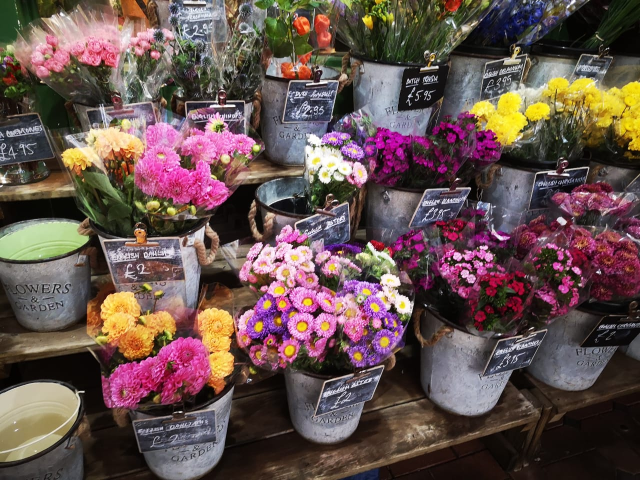
#> input picture Modern Computer Vision PyTorch, TensorFlow 2 Keras & OpenCV 4/Images/flowers.jpeg, 1280 x 960 px, found by its file name (shown at 1/2 size)
$ jupyter execute --allow-errors '1 - OpenCV - Image Operations.ipynb'   (shell and % lines are left out)
#> lines starting #> are read from the running program, lines starting #| are printed output that depends on the picture
# Importing Libraries

[cell 1]
# Import OpenCV before using OpenCV functions
import cv2

[cell 2]
# Check the version of OpenCV that is running
print(cv2.__version__)

[cell 3]
import matplotlib as mpl
import matplotlib.pyplot as plt

[cell 4]
import io, os, reprlib, requests, sys, zipfile

# Configuring Visualization Parameters

[cell 5]
XINHUI = "#7a7374"
XUEBAI = "#fffef9"
YINBAI = "#f1f0ed"
YINHUI = "#918072"

figure_size = (16, 9)

[cell 6]
custom_params = {
    "axes.axisbelow": True,
    "axes.edgecolor": YINBAI,
    "axes.facecolor": XUEBAI,
    "axes.grid": True,
    "axes.labelcolor": XINHUI,
    "axes.spines.right": False,
    "axes.spines.top": False,
    "axes.titlecolor": XINHUI,
    "figure.edgecolor": YINBAI,
    "figure.facecolor": XUEBAI,
    "grid.alpha": 0.8,
    "grid.color": YINBAI,
    "grid.linestyle": "--",
    "grid.linewidth": 1.2,
    "legend.edgecolor": YINHUI,
    "patch.edgecolor": XUEBAI,
    "patch.force_edgecolor": True,
    "text.color": XINHUI,
    "xtick.color": YINHUI,
    "ytick.color": YINHUI,
}

mpl.rcParams.update(custom_params)

# Configuring Other Notebook Parameters

[cell 7]
reprlib_rules = reprlib.Repr()
reprlib_rules.maxother = 250

# Pre-installing Custom Functions

[cell 8]
sys.path.append("../")

[cell 9]
from Modules import *

# Downloading Images

[cell 10]
# Download and unzip the image
if os.path.exists("../Images/") == False:
    request = requests.get(
        "https://moderncomputervision.s3.eu-west-2.amazonaws.com/images.zip"
    )
    zipdata = zipfile.ZipFile(io.BytesIO(request.content))
    zipinfos = zipdata.infolist()
    for zipinfo in zipinfos:
        infos = list(zipinfo.filename.split("/"))
        if infos[0] != "__MACOSX" and infos[-1] != "":
            zipinfo.filename = infos[-1]
            zipdata.extract(zipinfo, "../Images/")

# Practicing in Stages

## Getting Started with OpenCV 4

[cell 11]
# Load the image using `imread` specifying the image path
image = cv2.imread("../Images/flowers.jpeg")
#> image is the input picture: shape (960, 1280, 3); mean B, G, R 78.2, 81.4, 102.4

#> (the rest of this cell did not finish here and is left out)

[cell 12]
# Display the image using Matplotlib
plt.rcParams["figure.figsize"] = (figure_size[0], figure_size[1] / 2)

fig, axs = plt.subplots(1, 2)


axs[0].imshow(image)
axs[0].set_title("Image using OpenCV BGR color space", loc="center", pad=15)

axs[1].imshow(cv2.cvtColor(image, cv2.COLOR_BGR2RGB))
axs[1].set_title("Image using converted RGB color space", loc="center", pad=15)


fig.suptitle(
    "Visual Comparison of OpenCV BGR and Converted RGB Color Spaces",
    fontsize="x-large",
    x=0.5,
    y=0,
)

plt.tight_layout()
plt.show()
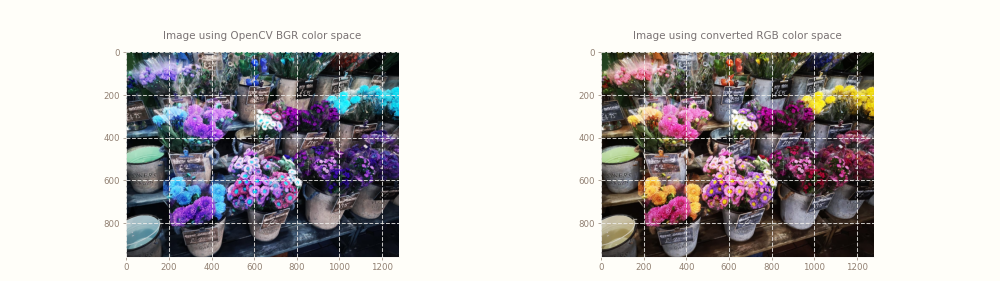
#> figure drawn by matplotlib, 2 panels; B, G, R data is drawn as R, G, B

[cell 13]
# Create a simple function to make displaying images simpler and easier
def imshow(title="", image=None):
#> called with title = 'Image with Gridlines and Ticks'
    plt.imshow(cv2.cvtColor(image, cv2.COLOR_BGR2RGB))
    plt.title(title)


#> (the rest of this cell did not finish here and is left out)

[cell 14]
# Test the display effect with grid lines and ticks
imshow("Image with Gridlines and Ticks", image)
plt.show()

# Test the display effect without grid lines and ticks
imshow("Image without Gridlines and Ticks", image)
plt.box(False)
plt.grid(False)
plt.axis("off")
plt.show()

[cell 15]
# Simply use `imwrite` to specify the filename and image to save
cv2.imwrite("output.jpg", image)

# Save the image as PNG (Portable Network Graphics), which is a lossless bitmap image format
cv2.imwrite("output.png", image)

#> (the rest of this cell did not finish here and is left out)

#> (a cell that did not finish here is left out)

## Grayscaling Images

[cell 17]
def imshow(title="Image", image=None, size=10):
#> called with title = '', size = 5
    w, h = image.shape[0], image.shape[1]
#> w = 960; h = 1280
    aspect_ratio = w / h
#> aspect_ratio = 0.75
    plt.figure(figsize=(size * aspect_ratio, size))
    plt.imshow(cv2.cvtColor(image, cv2.COLOR_BGR2RGB))
    plt.title(title)

    plt.box(False)
    plt.grid(False)
    plt.axis("off")

    plt.show()

[cell 18]
imshow("", image, size=5)

imshow("", image)

[cell 19]
image.shape
#> Out = (960, 1280, 3)


$ run again, with Modern Computer Vision PyTorch, TensorFlow 2 Keras & OpenCV 4/Images/Volleyball.jpeg copied over Modern Computer Vision PyTorch, TensorFlow 2 Keras & OpenCV 4/Images/flowers.jpeg
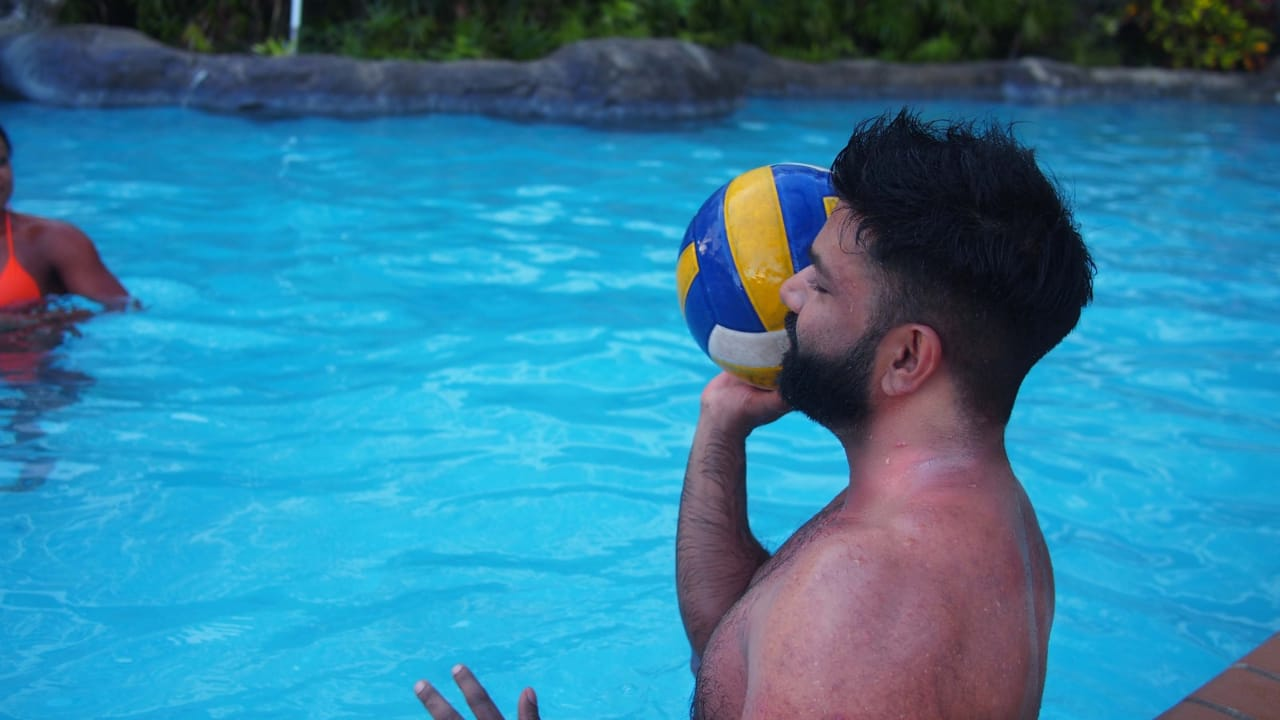
#> input picture Modern Computer Vision PyTorch, TensorFlow 2 Keras & OpenCV 4/Images/Volleyball.jpeg, 1280 x 720 px, found by its file name
#> image is the input picture: shape (720, 1280, 3); mean B, G, R 159.8, 127.4, 49.9
#> `plt.show()`:
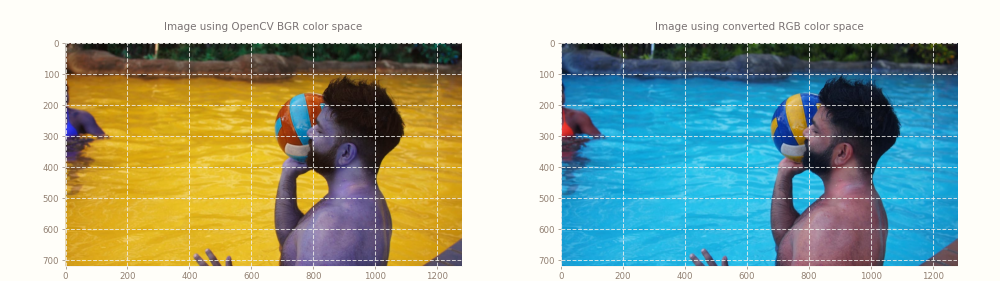
#> figure drawn by matplotlib, 2 panels; B, G, R data is drawn as R, G, B

$ run again, with Modern Computer Vision PyTorch, TensorFlow 2 Keras & OpenCV 4/Images/blacksandbeach.jpeg copied over Modern Computer Vision PyTorch, TensorFlow 2 Keras & OpenCV 4/Images/flowers.jpeg
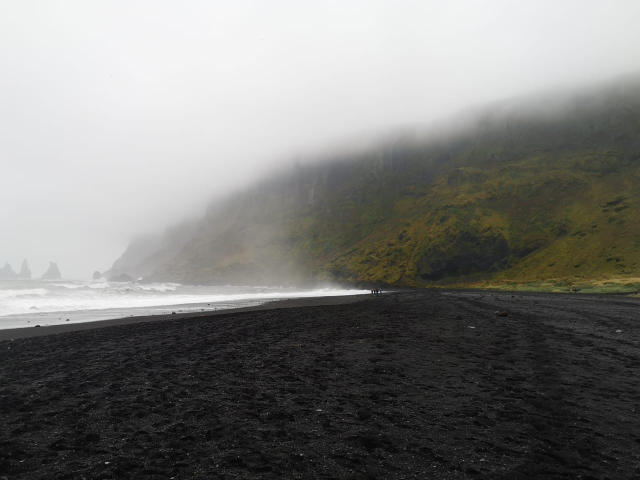
#> input picture Modern Computer Vision PyTorch, TensorFlow 2 Keras & OpenCV 4/Images/blacksandbeach.jpeg, 1280 x 960 px, found by its file name (shown at 1/2 size)
#> image is the input picture: shape (960, 1280, 3); mean B, G, R 121.3, 124, 124.1
#> `plt.show()`:
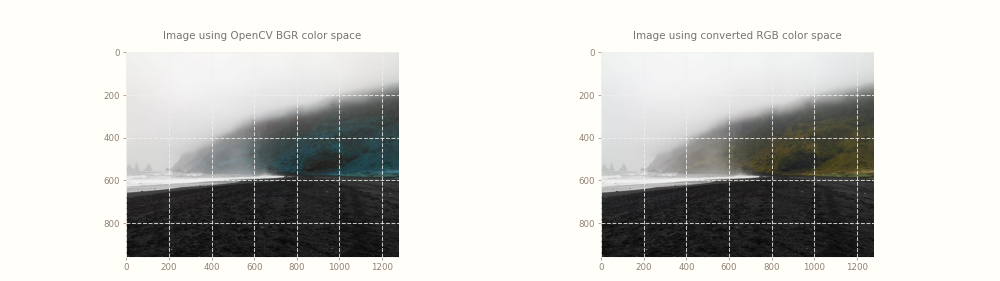
#> figure drawn by matplotlib, 2 panels; B, G, R data is drawn as R, G, B

$ run again, with Modern Computer Vision PyTorch, TensorFlow 2 Keras & OpenCV 4/Images/castara.jpeg copied over Modern Computer Vision PyTorch, TensorFlow 2 Keras & OpenCV 4/Images/flowers.jpeg
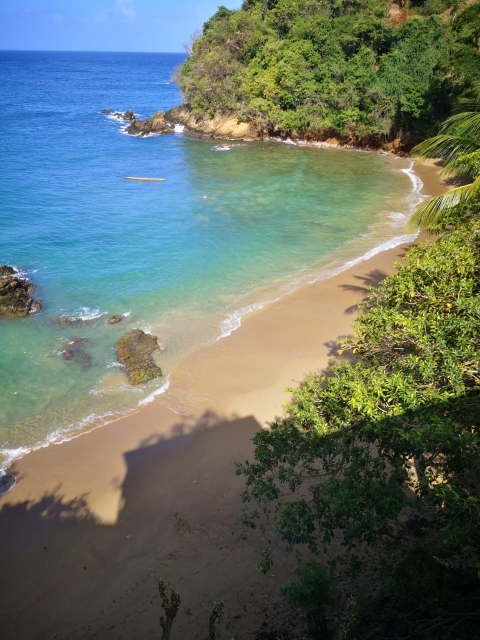
#> input picture Modern Computer Vision PyTorch, TensorFlow 2 Keras & OpenCV 4/Images/castara.jpeg, 960 x 1280 px, found by its file name (shown at 1/2 size)
#> image is the input picture: shape (1280, 960, 3); mean B, G, R 102.9, 113.5, 101.1
#> `plt.show()`:
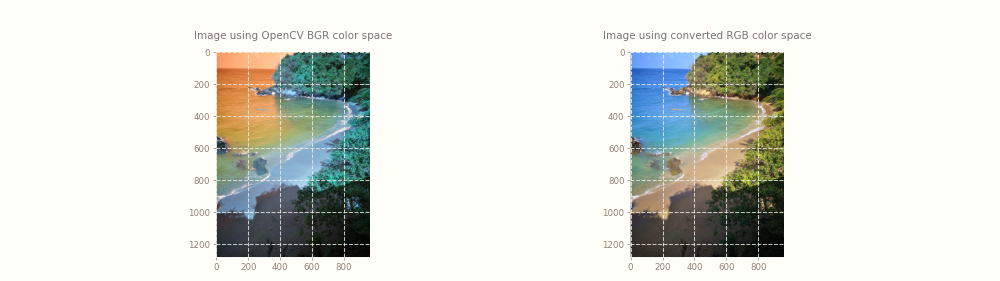
#> figure drawn by matplotlib, 2 panels; B, G, R data is drawn as R, G, B
